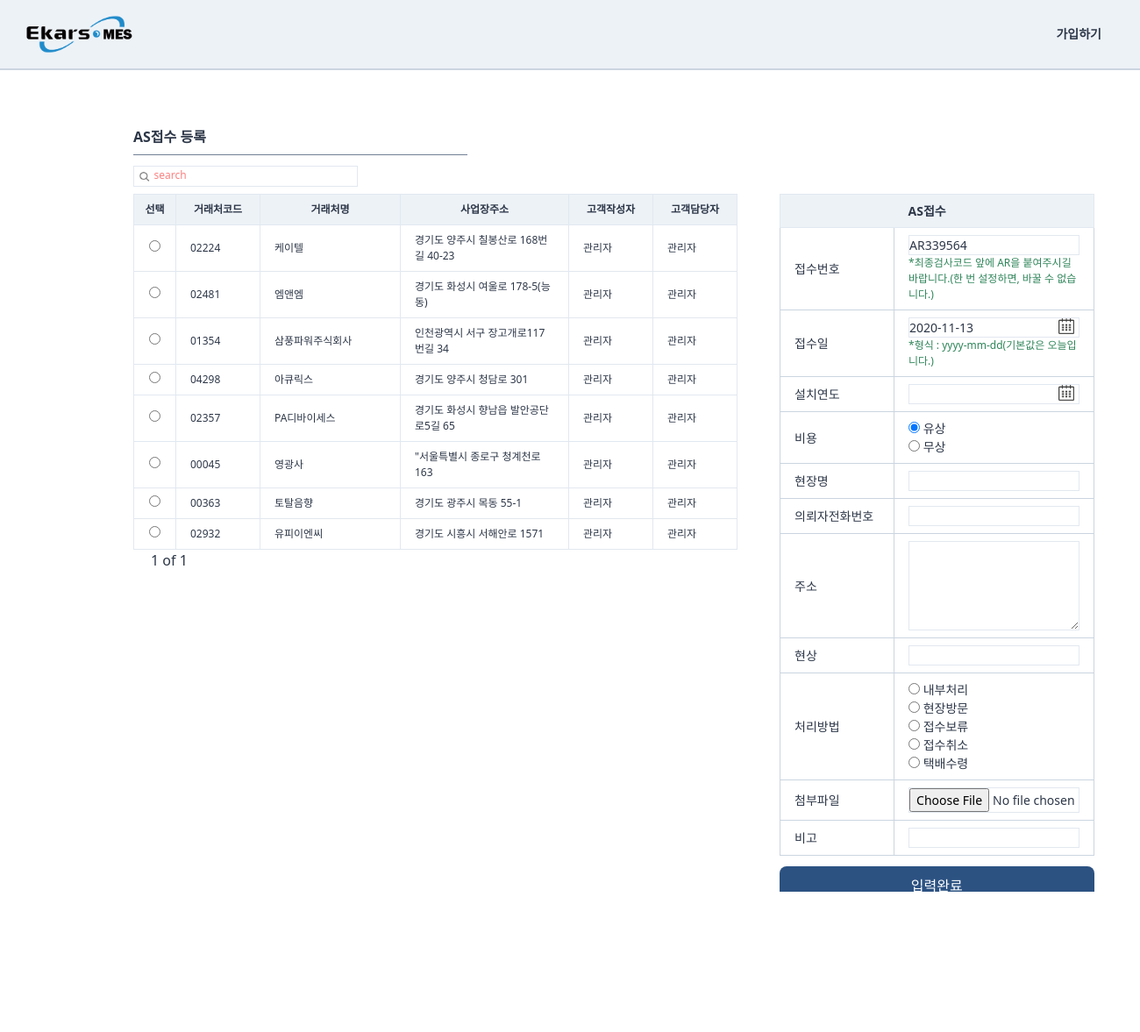
Screenshot of /afterservices/ASregister/ with the database file from the repository.
### StandardInformation/models.py (models this page shows, shortened)
class CustomerPartner(TimeStampedModel):
    고객 = "고객"
    대리점 = "대리점"
    공급처 = "공급처"
    거래처_CHOICES = (
        (고객, "고객"),
        (대리점, "대리점"),
        (공급처, "공급처"),
    )
    고객작성자 = models.ForeignKey(
        "users.User", related_name="고객거래처작성자", on_delete=models.SET_NULL, null=True
    )
    작성일 = models.DateField(auto_now=True, auto_now_add=False)
    거래처구분 = models.CharField(choices=거래처_CHOICES, max_length=4, default=공급처)
    거래처코드 = models.CharField(max_length=50, null=True)
    거래처명 = models.CharField(max_length=70, null=True)
    사업자등록번호 = models.CharField(max_length=50, null=True)
    고객담당자 = models.ForeignKey(
        "users.User", related_name="고객거래처담당자", on_delete=models.SET_NULL, null=True
    )
    연락처 = models.CharField(max_length=50, blank=True)
    이메일 = models.EmailField(max_length=254)
    사업장주소 = models.CharField(max_length=70, blank=True, null=True)
    사업자등록증첨부 = models.FileField(blank=True, null=True)
    특이사항 = models.TextField(blank=True, null=True)
    사용여부 = models.BooleanField(default=False)
    class Meta:
        verbose_name = "고객"
        verbose_name_plural = "고객"

### users/models.py (models this page shows, shortened)
class User(AbstractUser, TimeStampedModel):
    부서 = models.ManyToManyField("Part", related_name="user", null=True)
    nowPart = models.ForeignKey(
        "Part", related_name="nowuser", on_delete=models.SET_NULL, null=True
    )
    class Meta:
        verbose_name = "사용자"
        verbose_name_plural = "사용자"
    def __str__(self):
        return self.first_name

### afterservices/views.py (the view, shortened to what this page needs)
# urls.py: path("ASregister/", views.ASregister, name="ASregister",),
def ASregister(request):
    def give_number():
        while True:
            n = randint(1, 999999)
            num = str(n).zfill(6)
            code = "AR" + num
            obj = AS_models.ASRegisters.objects.get_or_none(접수번호=code)
            if obj:
                pass
            else:
                return code
    form = forms.ASRegisterForm(request.POST or None)
    code = give_number()
    form.initial = {
        "접수번호": code,
    }
    search = request.GET.get("search")
    if search is None:
        customer = SI_models.CustomerPartner.objects.all().order_by("-created")
        s_bool = False
    pagediv = 10
    totalpage = int(math.ceil(len(customer) / pagediv))
    paginator = Paginator(customer, pagediv, orphans=0)
    page = request.GET.get("page", "1")
    customer = paginator.get_page(page)
    nextpage = int(page) + 1
    previouspage = int(page) - 1
    notsamebool = True
    seletelist = [
        "불량분류",
        "접수제품분류",
        "대응유형",
        "비용",
    ]
    if int(page) == totalpage:
        notsamebool = False
    if (search is None) or (search == ""):
        search = "search"
    return render(
        request,
        "afterservices/ASregister.html",
        {
            "customer": customer,
            "form": form,
            "search": search,
            "page": page,
            "totalpage": totalpage,
            "notsamebool": notsamebool,
            "nextpage": nextpage,
            "previouspage": previouspage,
            "s_bool": s_bool,
            "seletelist": seletelist,
        },
    )

### afterservices/forms.py (shortened to what this page needs)
class ASRegisterForm(forms.ModelForm):
    의뢰처 = forms.CharField(
        max_length=20, required=True, help_text="*거래처 코드로 입력해주시길 바랍니다."
    )
    class Meta:
        model = models.ASRegisters
        fields = (
            "접수번호",
            "접수일",
            "설치연도",
            "비용",
            "현장명",
            "의뢰자전화번호",
            "주소",
            "현상",
            "인계후",
            "첨부파일",
            "비고",
        )
        help_texts = {
            "접수번호": "*최종검사코드 앞에 AR을 붙여주시길 바랍니다.(한 번 설정하면, 바꿀 수 없습니다.)",
            "접수일": "*형식 : yyyy-mm-dd(기본값은 오늘입니다.)",
            "방문요청일": "*형식 : yyyy-mm-dd",
        }
        widgets = {
            "접수제품분류": forms.RadioSelect(),
            "대응유형": forms.RadioSelect(),
            "비용": forms.RadioSelect(),
        }

### core/managers.py (called while the page is built)
    def get_or_none(self, **kwargs):
        try:
            return self.get(**kwargs)
        except self.model.DoesNotExist:
            return None

### templates/afterservices/ASregister.html (shortened to what this page needs)
{%extends "afterservices/afterserviceshome.html"%}
{%load static%}
{%block main_contens%}
<div class="w-11/12 h-full ml-32 -mt-6 font-normal pt-12 flex flex-row">
    <div class="flex flex-col p-6 w-full ">
        <span class="border-b w-1/3 mb-3 border-gray-600 pb-2 font-semibold text-base">AS접수 등록 </span>
        <div class="w-64 border h-6 mb-2">
            <form method="get" action="" class="w-full flex ">
                <button class="w-4 h-4 mt-1 ml-1  rounded-xl bg-cover bg-center"
                    style="background-image:url({% static 'img/search.png' %});"></button>
                <input name="search" placeholder={{search}}
                    class="ml-1 w-full border-none search-box text-xs font-medium placeholder-red-400 focus: outline-none" />
            </form>
        </div>
        <form method="POST" class="w-full flex flex-col justify-center" enctype="multipart/form-data">
            <div class="flex ">
                <div class="flew flex-col">
                    <table class="table-fixed font-light text-xs w-full">
                        <thead>
                            <tr>
                                <th class="border bg-gray-200 px-1 py-2 w-12">선택</th>
                                <th class="border bg-gray-200 px-4 py-2 w-24">거래처코드</th>
                                <th class="border bg-gray-200 px-4 py-2 w-40">거래처명</th>
                                <th class="border bg-gray-200 px-4 py-2 w-48">사업장주소</th>
                                <th class="border bg-gray-200 px-4 py-2 w-24">고객작성자</th>
                                <th class="border bg-gray-200 px-4 py-2 w-24">고객담당자</th>
                            </tr>
                        </thead>
                        <tbody>
                            <ul id="id_의뢰처">
                                {%for list in customer%}
                                <tr>
                                    <td class="border px-4 py-2 text-center">
                                        <label for="id_의뢰처_0"><input type="radio" name="의뢰처" value={{list.거래처코드}}
                                                required="" id="id_의뢰처_0">
                                        </label>
                                    </td>
                                    <td class="border px-4 py-2 hover:text-blue-700">
                                        {{list.거래처코드}}</td>
                                    <td class="border px-4 py-2">{{list.거래처명}}</td>
                                    <td class="border px-4 py-2">{{list.사업장주소}}</td>
                                    <td class="border px-4 py-2">{{list.고객작성자}}</td>
                                    <td class="border px-4 py-2">{{list.고객담당자}}</td>
                                </tr>
                                {%endfor%}
                            </ul>
                        </tbody>
                    </table>
                    <div class="flex ml-2">
                        <span class="mx-3 font-medium  text-base">{{page}} of
                            {{totalpage}}</span>
                    </div>
                </div>
                <div class=" flex flex-col px-12 justify-center items-center">
                    <div class="w-full justify-center flex flex-col">
                        <table class="table-fixed text-sm w-full">
                            <thead>
                                <tr>
                                    <th class="border border-r-0 bg-gray-200 px-4 py-2 w-32"></th>
                                    <th class="border border-l-0 bg-gray-200 px-4 py-2 w-56 text-left">AS접수</th>
                                </tr>
                            </thead>
                            <tbody>
                                {% for field in form %}
                                <tr>
                                    {% if field.name == "의뢰처" %}
                                    {%else%}
                                    <td class="border border-gray-400 px-4 py-2">
                                        {%if field.name == "인계후" %}
                                        처리방법
                                        {%else%}
                                        {{field.name}}
                                        {%endif%}
                                    </td>
                                    <td class="border border-gray-400 px-4 py-2">
                                        {% if field.name == "불량분류" %}
                                        <div class="flex w-full">
                                            <ul id="id_POWERTRANS">
                                                <li><label for="id_불량분류_1"><input type="radio" name="불량분류"
                                                            value="사용법미숙지" id="id_불량분류_1" onclick="hideinput();">
                                                        사용법미숙지</label>
                                                </li>
                                                <li><label for="id_불량분류_2"><input type="radio" name="불량분류"
                                                            value="랙구성케이블오류" id="id_불량분류_2" onclick="hideinput();">
                                                        랙구성케이블오류</label>
                                                </li>
                                                <li><label for="id_불량분류_4"><input type="radio" name="불량분류" value="단품불량"
                                                            id="id_불량분류_4" onclick="hideinput();">
                                                        단품불량</label>
                                                </li>
                                                <li>
                                                    <label for="id_불량분류_3 "
                                                        class="flex flex-row justify-start items-center">
                                                        <input type="radio" name="불량분류" value="" id="id_불량분류_3"
                                                            onclick="showinput();">
                                                        <span class="w-10 ml-1">
                                                            기타
                                                        </span>
                                                        <input type="text" name="불량분류값" id="불량분류값" class="border ml-2"
                                                            placeholder="기타 내용을 입력하세요.">
                                                    </label>
                                                </li>
                                            </ul>
                                        </div>
                                        {%elif field.name == "인계후" %}
                                        <div class="flex w-full">
                                            <ul id="id_POWERTRANS">
                                                <li><label for="id_인계후_1"><input type="radio" name="인계후" value="내부처리"
                                                            id="id_인계후_1">
                                                        내부처리</label>
                                                </li>
                                                <li><label for="id_인계후_2"><input type="radio" name="인계후" value="현장방문"
                                                            id="id_인계후_2">
                                                        현장방문</label>
                                                </li>
                                                <li><label for="id_인계후_3"><input type="radio" name="인계후" value="접수보류"
                                                            id="id_인계후_3 ">
                                                        접수보류</label>
                                                </li>
                                                <li><label for="id_인계후_4"><input type="radio" name="인계후" value="접수취소"
                                                            id="id_인계후_4">
                                                        접수취소</label>
                                                </li>
                                                <li><label for="id_인계후_5"><input type="radio" name="인계후" value="택배수령"
                                                            id="id_인계후_5">
                                                        택배수령</label>
                                                </li>
                                            </ul>
                                        </div>
                                        {%else%}
                                        <div
                                            class="flex  {%if field.name not in seletelist %} border hover:border-gray-500 w-full {%endif%} ">
                                            {% if field.name == "접수일" %}
                                            <input type="text" name="접수일" id="date2" size="10" />
                                            {%elif field.name == "설치연도"%}
                                            <input type="text" name="설치연도" id="date3" size="10" />
                                            {% else %}
                                            {{field}}
                                            {% endif %}</div>
                                        <div class="text-xs text-green-700 ">
                                            {{field.help_text}}
                                        </div>
                                        {% endif %}
                                    </td>
                                    {% endif %}
                                </tr>
                                {%endfor%}
                            </tbody>
                        </table>
                    </div>
                    <div class=" flex flex-row justify-around w-full">
                        <button onclick="go();"
                            class="btn-link bg-blue-800 text-white w-full px-4 h-12 self-center my-3 pt-0 pb-1">
                            <div class="text-base font-medium">입력완료</div>
                        </button> </div>
        </form>
    </div>
</div>
{%endblock main_contens %}

### rows the page displays
CustomerPartner: 거래처코드 "02224", 거래처명 "케이텔", 사업장주소 "경기도 양주시 칠봉산로 168번길 40-23", 고객작성자 "관리자", 고객담당자 "관리자"
CustomerPartner: 거래처코드 "02481", 거래처명 "엠앤엠", 사업장주소 "경기도 화성시 여울로 178-5(능동)", 고객작성자 "관리자", 고객담당자 "관리자"
CustomerPartner: 거래처코드 "01354", 거래처명 "삼풍파워주식회사", 사업장주소 "인천광역시 서구 장고개로117번길 34", 고객작성자 "관리자", 고객담당자 "관리자"
CustomerPartner: 거래처코드 "04298", 거래처명 "아큐릭스", 사업장주소 "경기도 양주시 청담로 301", 고객작성자 "관리자", 고객담당자 "관리자"
CustomerPartner: 거래처코드 "02357", 거래처명 "PA디바이세스", 사업장주소 "경기도 화성시 향남읍 발안공단로5길 65", 고객작성자 "관리자", 고객담당자 "관리자"
CustomerPartner: 거래처코드 "00045", 거래처명 "영광사", 사업장주소 "\"서울특별시 종로구 청계천로 163", 고객작성자 "관리자", 고객담당자 "관리자"
CustomerPartner: 거래처코드 "00363", 거래처명 "토탈음향", 사업장주소 "경기도 광주시 목동 55-1", 고객작성자 "관리자", 고객담당자 "관리자"
CustomerPartner: 거래처코드 "02932", 거래처명 "유피이엔씨", 사업장주소 "경기도 시흥시 서해안로 1571", 고객작성자 "관리자", 고객담당자 "관리자"

### other values shown
{{ page }} "1"
{{ totalpage }} "1"
{{ field.name }} "접수번호" "접수일" "설치연도" "비용" "현장명" "의뢰자전화번호" "주소" "현상" "첨부파일" "비고"
{{ field.help_text }} "*최종검사코드 앞에 AR을 붙여주시길 바랍니다.(한 번 설정하면, 바꿀 수 없습니다.)" "*형식 : yyyy-mm-dd(기본값은 오늘입니다.)"
